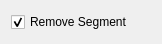
<?xml version="1.0" encoding="UTF-8"?>
<ui version="4.0">
 <class>Break</class>
 <widget class="QWidget" name="Break">
  <property name="geometry">
   <rect>
    <x>0</x>
    <y>0</y>
    <width>162</width>
    <height>44</height>
   </rect>
  </property>
  <layout class="QHBoxLayout" name="horizontalLayout">
   <item>
    <widget class="QCheckBox" name="RemoveSegment">
     <property name="text">
      <string>Remove Segment</string>
     </property>
     <property name="checked">
      <bool>true</bool>
     </property>
    </widget>
   </item>
  </layout>
 </widget>
 <resources/>
 <connections/>
</ui>
